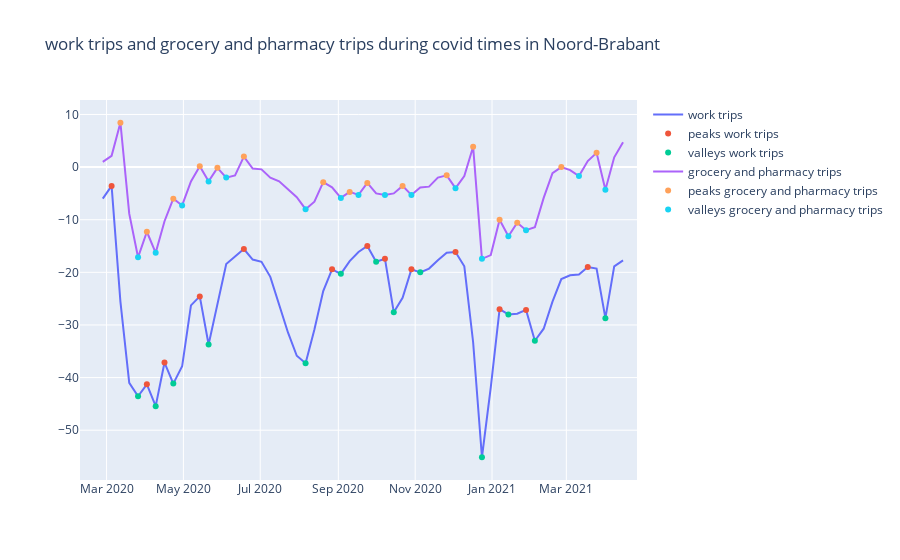

Here is the notebook cell this chart was saved with:
### Code cell
# Then I start the fig_1ure and create several dictionaries that are necessary. The peaks and valleys dictionaries are for the graphs and the date dictionaries are for the next steps
fig_1 = go.Figure()
peaks_dict_1 = {}
valleys_dict_1 = {}
peaks_date_dict_1 = {}
valleys_date_dict_1 = {}

# I create a dataframe that contains only the data for the selected province and reset the indices for it
df_full_province_1 = (df_full.loc[df_full['province'] == province_1])
df_full_province_1.reset_index(inplace=True)

# I find the peaks and valleys and add them to the dictionaries
for activity in activities_1:
    max_ind = my_find_peaks(df_full_province_1, activity)
    peaks_dict_1[activity]=max_ind

    min_ind = my_find_valleys(df_full_province_1,activity)
    valleys_dict_1[activity]=min_ind
    
    # Then I turn them into dataframes to be able to use the dates for the graphs, and for the date dictionaries
    df_max_1 = df_full_province_1.iloc[max_ind]
    df_min_1 = df_full_province_1.iloc[min_ind]

    # The date dictionaries are filled with the dates of the peaks and the valleys
    peaks_date_dict_1[activity] = df_max_1['date']
    valleys_date_dict_1[activity] = df_min_1['date']
    
    # The graphs are formatted
    x1 = df_full_province_1['date']
    y1 = df_full_province_1[activity]
    x2 = df_max_1['date']
    y2 = df_max_1[activity]
    x3 = df_min_1['date']
    y3 = df_min_1[activity]
    fig_1.add_trace(go.Scatter(x=x1,y=y1,name=activity))
    fig_1.add_trace(go.Scatter(x=x2,y=y2,mode='markers',name='peaks ' + activity))
    fig_1.add_trace(go.Scatter(x=x3,y=y3,mode='markers',name='valleys ' + activity))

fig_1.update_layout(title= activity_1 + ' and ' + activity_2 + ' during covid times in ' + province_1)
fig_1.show()
